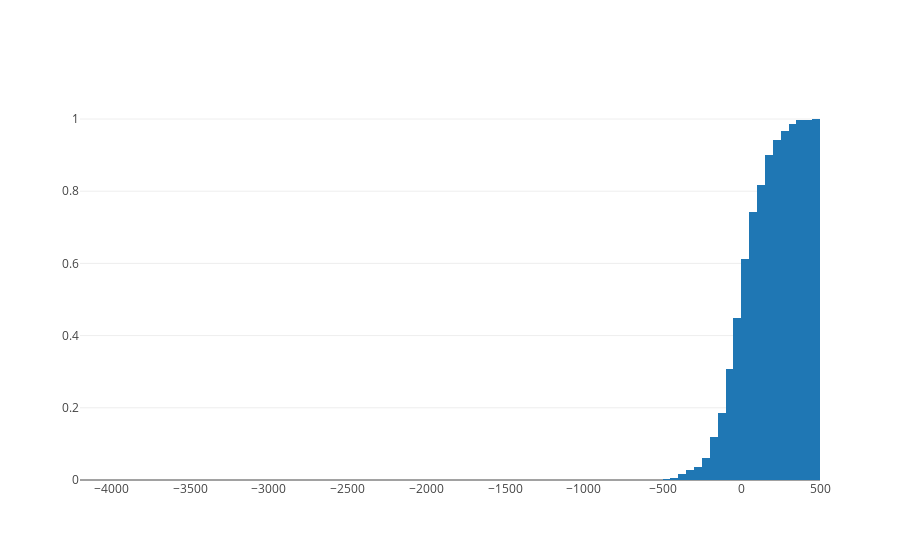

Notebook source saved alongside this figure:
### Code cell
# Cum relative frequency of Expansion amounts (negative amounts are contractions) - assumes we are always able to expand/contract full amount
data = [plotly.graph_objs.Histogram(x=cd_demand_df_diff.loc[:,iap_challenge_path],histnorm='probability',
                     cumulative=dict(enabled=True))]

plotly.offline.iplot(data, filename='Cumulative Relative Frequency of Expansion Amounts')

### Figure 1 — Plotly figure (JSON) as saved in the notebook; plotly's stock layout.template omitted (floating-point values rounded to 4 significant figures; data arrays with more than 128 entries replaced by an {"elided": "..."} marker saying what was removed)
{"data": [{"cumulative": {"enabled": true}, "histnorm": "probability", "type": "histogram", "uid": "4f9a00eb-e528-4959-806f-f08d091c06ed", "x": {"elided": "721 float values"}}], "layout": {}}
